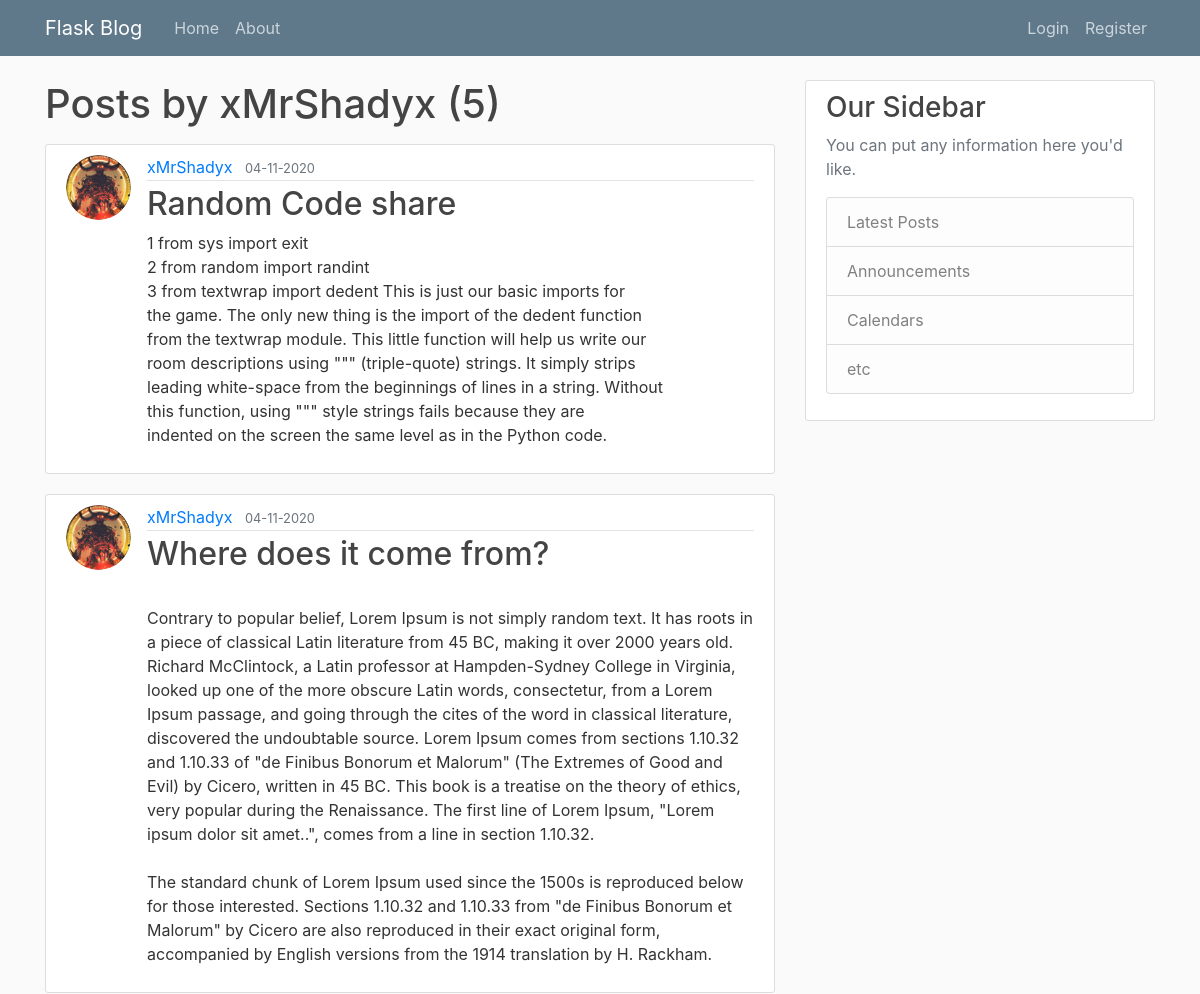
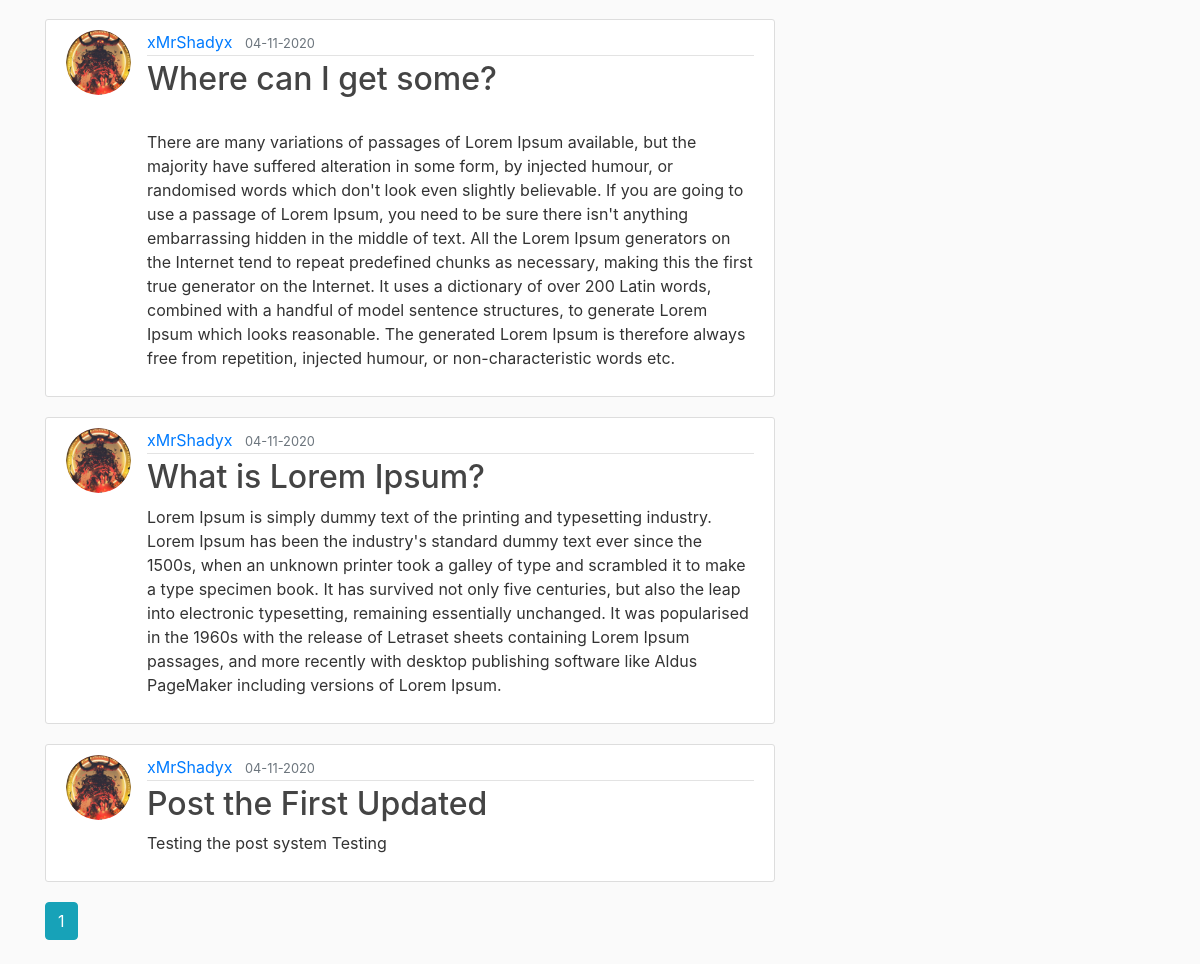
/user/xMrShadyx, run on the app's committed database (2 pictures, top to bottom).
### flaskblog/models.py (models this page shows, shortened)
class User(db.Model, UserMixin):
    id = db.Column(db.Integer, primary_key=True)
    username = db.Column(db.String(20), unique=True, nullable=False)
    email = db.Column(db.String(120), unique=True, nullable=False)
    image_file = db.Column(db.String(20), nullable=False, default='default.jpg')
    password = db.Column(db.String(60), nullable=False)
    rank = db.Column(db.String(10), nullable=False, default='user')
    posts = db.relationship('Post', backref='author', lazy=True)

class Post(db.Model):
    id = db.Column(db.Integer, primary_key=True)
    title = db.Column(db.String(120), nullable=False, default="What about your title?")
    date_posted = db.Column(db.DateTime, nullable=False, default=datetime.utcnow)
    content = db.Column(db.Text, nullable=False)
    user_id = db.Column(db.Integer, db.ForeignKey('user.id'), nullable=False)

### flaskblog/routes.py (the view)
@app.route("/user/<string:username>")
def user_posts(username):
    user = User.query.filter_by(username=username).first_or_404()
    page = request.args.get('page', 1, type=int)
    posts = Post.query.filter_by(author=user)\
    .order_by(Post.date_posted.desc())\
    .paginate(page=page, per_page=5)
    return render_template('user_posts.html', posts=posts, user=user)

### flaskblog/templates/user_posts.html (shortened to what this page needs)
{% extends 'layout.html' %}
{% block content %}
    <h1 class="mb-3"> Posts by {{ user.username }} ({{ posts.total }})</h1>
    {% for post in posts.items %}
        <article class="media content-section">
          <img class='rounded-circle article-img' src="{{ url_for('static', filename='profile_pics/' + post.author.image_file) }}">
          <div class="media-body">
            <div class="article-metadata">
              <a class="mr-2" href="{{ url_for('user_posts', username=post.author.username) }}">{{ post.author.username }}</a>
              <small class="text-muted">{{ post.date_posted.strftime('%d-%m-%Y') }}</small>
            </div>
            <h2><a class="article-title" href="{{ url_for('post', post_id=post.id) }}">{{ post.title }}</a></h2>
            <p class="article-content">{{ post.content }}</p>
          </div>
        </article>
    {% endfor %}
    {% for page_num in posts.iter_pages(left_edge=1, right_edge=1, left_current=1, right_current=2) %}
      {% if page_num %}
        {% if posts.page == page_num %}
          <a class="btn btn-info mb-4" href="{{ url_for('user_posts', username=user.username, page=page_num) }}">{{ page_num }}</a>
        {% else %}
          <a class="btn btn-outline-info mb-4" href="{{ url_for('user_posts', username=user.username, page=page_num) }}">{{ page_num }}</a>
        {% endif %}
      {% else %}
        ...
      {% endif %}
    {% endfor %}
{% endblock %}

### flaskblog/static/main.css (style rules this page uses)
body { background: #fafafa; color: #333333; margin-top: 5rem; }
h1, h2, h3, h4, h5, h6 { color: #444444; }
.content-section { background: #ffffff; padding: 10px 20px; border: 1px solid #dddddd; border-radius: 3px; margin-bottom: 20px; }
.article-title { color: #444444; }
.article-content { white-space: pre-line; }
.article-img { height: 65px; width: 65px; margin-right: 16px; }
.article-metadata { padding-bottom: 1px; margin-bottom: 4px; border-bottom: 1px solid #e3e3e3 }

### data on the page
User: username "xMrShadyx"
Post: image_file (picture), author.username "xMrShadyx", date_posted "04-11-2020", title "Random Code share", content "1 from sys import exit 2 from random import randint 3 from textwrap import dedent This is just our basic imports for the game. The only new thing is the import of the dedent function from the textwrap module. This little function will help us write our room descriptions using \"\"\" (triple-quote) strings. It simply strips leading white-space from the beginnings of lines in a string. Without this function, using \"\"\" style strings fails because they are indented on the screen the same level as in the Python code."
Post: image_file (picture), author.username "xMrShadyx", date_posted "04-11-2020", title "Where does it come from?", content "Contrary to popular belief, Lorem Ipsum is not simply random text. It has roots in a piece of classical Latin literature from 45 BC, making it over 2000 years old. Richard McClintock, a Latin professor at Hampden-Sydney College in Virginia, looked up one of the more obscure Latin words, consectetur, from a Lorem Ipsum passage, and going through the cites of the word in classical literature, discovered the undoubtable source. Lorem Ipsum comes from sections 1.10.32 and 1.10.33 of \"de Finibus Bonorum et Malorum\" (The Extremes of Good and Evil) by Cicero, written in 45 BC. This book is a treatise on the theory of ethics, very popular during the Renaissance. The first line of Lorem Ipsum,…"
Post: image_file (picture), author.username "xMrShadyx", date_posted "04-11-2020", title "Where can I get some?", content "There are many variations of passages of Lorem Ipsum available, but the majority have suffered alteration in some form, by injected humour, or randomised words which don't look even slightly believable. If you are going to use a passage of Lorem Ipsum, you need to be sure there isn't anything embarrassing hidden in the middle of text. All the Lorem Ipsum generators on the Internet tend to repeat predefined chunks as necessary, making this the first true generator on the Internet. It uses a dictionary of over 200 Latin words, combined with a handful of model sentence structures, to generate Lorem Ipsum which looks reasonable. The generated Lorem Ipsum is therefore always free from…"
Post: image_file (picture), author.username "xMrShadyx", date_posted "04-11-2020", title "What is Lorem Ipsum?", content "Lorem Ipsum is simply dummy text of the printing and typesetting industry. Lorem Ipsum has been the industry's standard dummy text ever since the 1500s, when an unknown printer took a galley of type and scrambled it to make a type specimen book. It has survived not only five centuries, but also the leap into electronic typesetting, remaining essentially unchanged. It was popularised in the 1960s with the release of Letraset sheets containing Lorem Ipsum passages, and more recently with desktop publishing software like Aldus PageMaker including versions of Lorem Ipsum."
Post: image_file (picture), author.username "xMrShadyx", date_posted "04-11-2020", title "Post the First Updated", content "Testing the post system Testing"

### other printed values
{{ posts.total }} "5"
{{ page_num }} "1"
